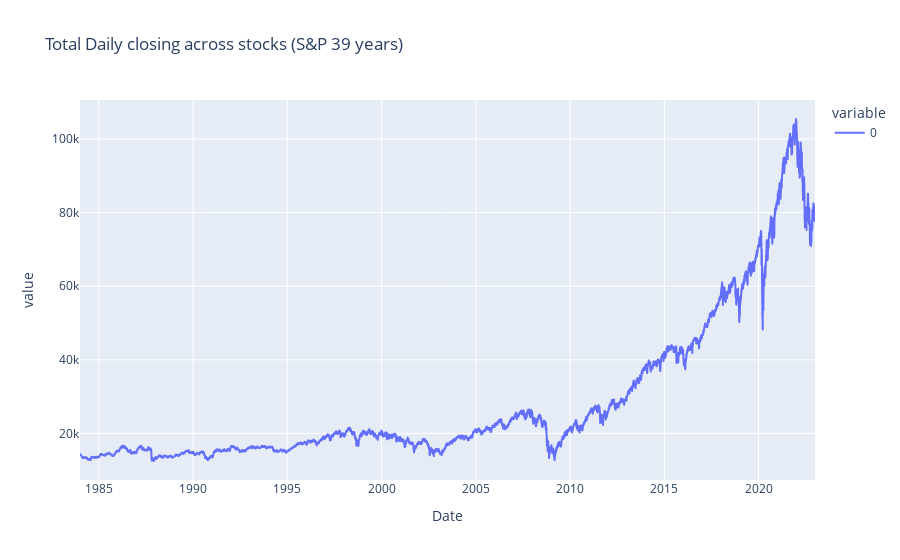

Here is the notebook cell this chart was saved with:
### Code cell
df_closing_SnP500_39_years_clean.sum(1).plot(title='Total Daily closing across stocks (S&P 39 years)')

### Figure 1 — Plotly figure (JSON) as saved in the notebook; plotly's stock layout.template omitted (floating-point values rounded to 4 significant figures; data arrays with more than 128 entries replaced by an {"elided": "..."} marker saying what was removed)
{"data": [{"hovertemplate": "variable=0<br>Date=%{x}<br>value=%{y}<extra></extra>", "legendgroup": "0", "line": {"color": "#636efa", "dash": "solid"}, "marker": {"symbol": "circle"}, "mode": "lines", "name": "0", "showlegend": true, "type": "scattergl", "x": {"elided": "9939 str values"}, "xaxis": "x", "y": {"elided": "9939 float values"}, "yaxis": "y"}], "layout": {"legend": {"title": {"text": "variable"}, "tracegroupgap": 0}, "title": {"text": "Total Daily closing across stocks (S&P 39 years)"}, "xaxis": {"anchor": "y", "domain": [0, 1], "title": {"text": "Date"}}, "yaxis": {"anchor": "x", "domain": [0, 1], "title": {"text": "value"}}}}
